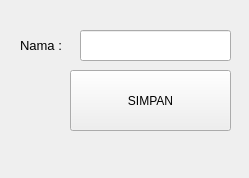
<?xml version="1.0" encoding="UTF-8"?>
<ui version="4.0">
 <class>Form</class>
 <widget class="QWidget" name="Form">
  <property name="geometry">
   <rect>
    <x>0</x>
    <y>0</y>
    <width>249</width>
    <height>178</height>
   </rect>
  </property>
  <property name="windowTitle">
   <string>Form</string>
  </property>
  <widget class="QPushButton" name="pushButton">
   <property name="geometry">
    <rect>
     <x>70</x>
     <y>70</y>
     <width>161</width>
     <height>61</height>
    </rect>
   </property>
   <property name="text">
    <string>SIMPAN</string>
   </property>
  </widget>
  <widget class="QLineEdit" name="lineEdit">
   <property name="geometry">
    <rect>
     <x>80</x>
     <y>30</y>
     <width>151</width>
     <height>31</height>
    </rect>
   </property>
  </widget>
  <widget class="QLabel" name="label">
   <property name="geometry">
    <rect>
     <x>20</x>
     <y>30</y>
     <width>51</width>
     <height>31</height>
    </rect>
   </property>
   <property name="font">
    <font>
     <pointsize>10</pointsize>
    </font>
   </property>
   <property name="text">
    <string>Nama :</string>
   </property>
  </widget>
 </widget>
 <resources/>
 <connections/>
</ui>
